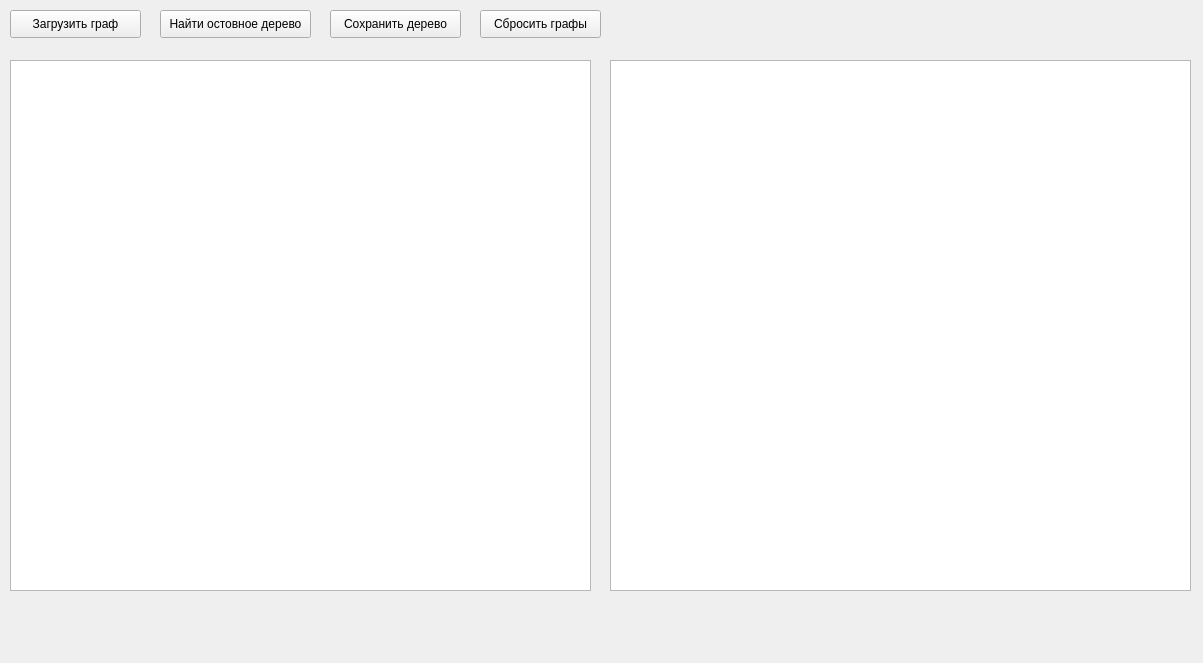
<?xml version="1.0" encoding="UTF-8"?>
<ui version="4.0">
 <class>MainWindow</class>
 <widget class="QWidget" name="MainWindow">
  <property name="geometry">
   <rect>
    <x>0</x>
    <y>0</y>
    <width>1203</width>
    <height>663</height>
   </rect>
  </property>
  <property name="windowTitle">
   <string>MainWindow</string>
  </property>
  <widget class="QPushButton" name="loadGraphButton">
   <property name="geometry">
    <rect>
     <x>10</x>
     <y>10</y>
     <width>131</width>
     <height>28</height>
    </rect>
   </property>
   <property name="text">
    <string>Загрузить граф</string>
   </property>
  </widget>
  <widget class="QGraphicsView" name="graphicsViewForLoadedGraph">
   <property name="geometry">
    <rect>
     <x>10</x>
     <y>60</y>
     <width>581</width>
     <height>531</height>
    </rect>
   </property>
  </widget>
  <widget class="QGraphicsView" name="graphicsViewForSpanningTree">
   <property name="geometry">
    <rect>
     <x>610</x>
     <y>60</y>
     <width>581</width>
     <height>531</height>
    </rect>
   </property>
  </widget>
  <widget class="QPushButton" name="findSpanningTreeButton">
   <property name="geometry">
    <rect>
     <x>160</x>
     <y>10</y>
     <width>151</width>
     <height>28</height>
    </rect>
   </property>
   <property name="text">
    <string>Найти остовное дерево</string>
   </property>
  </widget>
  <widget class="QPushButton" name="saveSpanningTreeButton">
   <property name="geometry">
    <rect>
     <x>330</x>
     <y>10</y>
     <width>131</width>
     <height>28</height>
    </rect>
   </property>
   <property name="text">
    <string>Сохранить дерево</string>
   </property>
  </widget>
  <widget class="QPushButton" name="resetGraphsButton">
   <property name="geometry">
    <rect>
     <x>480</x>
     <y>10</y>
     <width>121</width>
     <height>28</height>
    </rect>
   </property>
   <property name="text">
    <string>Сбросить графы</string>
   </property>
  </widget>
  <action name="actionactionOpen">
   <property name="checkable">
    <bool>true</bool>
   </property>
   <property name="text">
    <string>actionOpen</string>
   </property>
   <property name="toolTip">
    <string>actionOpen</string>
   </property>
  </action>
 </widget>
 <resources/>
 <connections/>
</ui>
